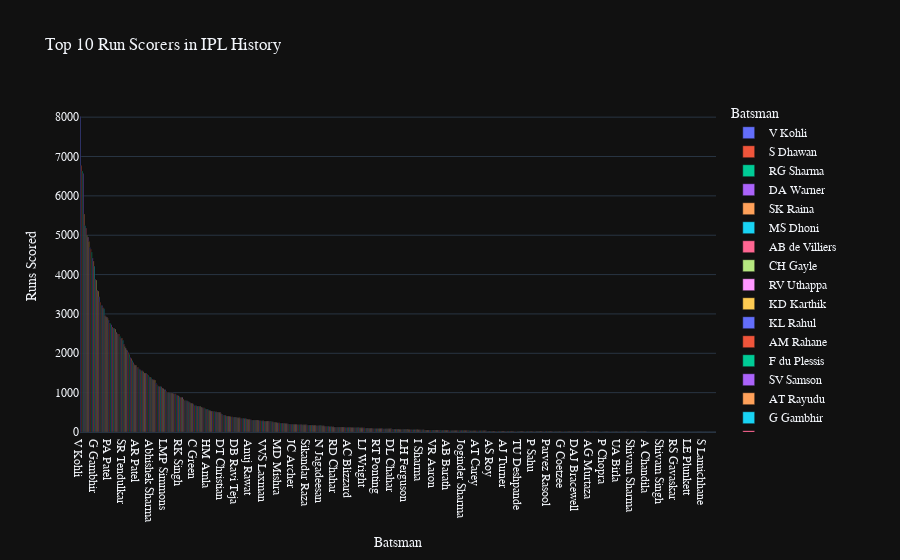

Notebook code for this chart:
### Markdown cell above
### **IV.Graph Plotting**

### Code cell
best_batsmen_df = best_batsman.reset_index()

fig_batsman = px.bar(
    best_batsmen_df,
    x='batsman',
    y='batsman_runs',
    title='Top 10 Run Scorers in IPL History',
    labels={'batsman': 'Batsman', 'batsman_runs': 'Total Runs'},
    color='batsman',
    template="plotly_dark"
)

fig_batsman.update_layout(
    xaxis_title="Batsman",
    yaxis_title="Runs Scored",
    font=dict(family="Arial, sans-serif", size=12)
)



fig_batsman.show()

fig.write_html("Top 10 Run Scorers in IPL History.html")
